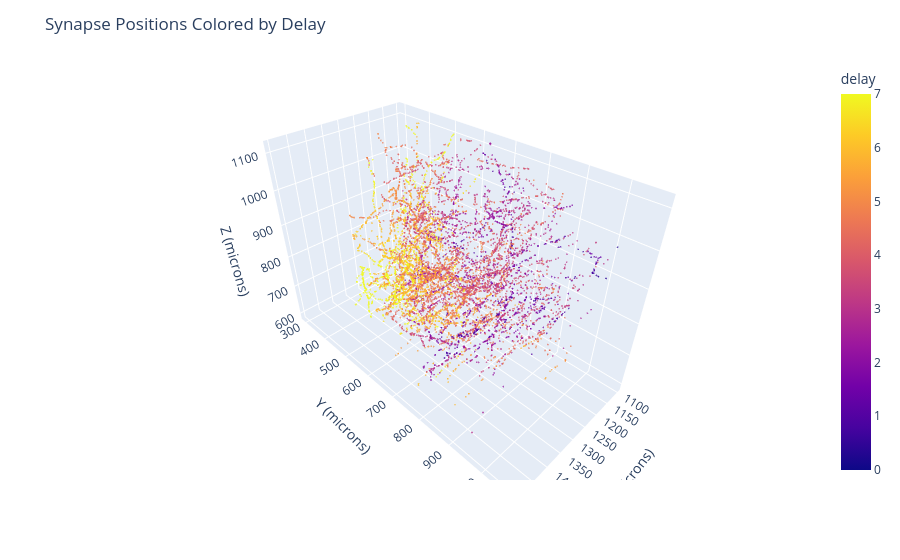

The code cell stored with this chart in its notebook:
### Code cell
#3.1 Create 3d scatter plot of synapse positions, colored by delay unmyelin.

import plotly.express as px

# Convert positions into separate columns
synapse_delay_df[['x', 'y', 'z']] = pd.DataFrame(synapse_delay_df['pre_pt_position'].tolist(), index=synapse_delay_df.index)


x_min, x_max = 1100, 1500
filtered_df = synapse_delay_df[
    (synapse_delay_df['x'] >= x_min) & (synapse_delay_df['x'] <= x_max)
]  


#filter based on cell type to include. cell_type_df has for pt_root_id, and use pre_pt_root_id in synapse_delay_df
# Example: only include if cell type is 23P
# cell_types_to_include = ['23P']  # Example cell types
# pt_root_ids_to_include = cell_type_df[cell_type_df['cell_type'].isin(cell_types_to_include)]['pt_root_id'].tolist()
# filtered_df = synapse_delay_df[synapse_delay_df['pre_pt_root_id'].isin(pt_root_ids_to_include)]

fig = px.scatter_3d(
    # synapse_delay_df,
    filtered_df,
    x='x', y='y', z='z',
    # color='delay_unmyelin',
    color = 'delay',
    # color_continuous_scale='viridis',
    size_max=2, opacity=0.7,
    range_color=[0, 7]
)

fig.update_traces(marker=dict(size=1))  # smaller points
fig.update_layout(
    scene=dict(
        xaxis_title='X (microns)',
        yaxis_title='Y (microns)',
        zaxis_title='Z (microns)'
    ),
    title='Synapse Positions Colored by Delay'
)

fig.show()

### Figure 1 — Plotly figure (JSON) as saved in the notebook; plotly's stock layout.template omitted (floating-point values rounded to 4 significant figures; data arrays with more than 128 entries replaced by an {"elided": "..."} marker saying what was removed)
{"data": [{"hovertemplate": "x=%{x}<br>y=%{y}<br>z=%{z}<br>delay=%{marker.color}<extra></extra>", "legendgroup": "", "marker": {"color": {"elided": "8890 float values"}, "coloraxis": "coloraxis", "opacity": 0.7, "size": 1, "symbol": "circle"}, "mode": "markers", "name": "", "scene": "scene", "showlegend": false, "type": "scatter3d", "x": {"elided": "8890 float values"}, "y": {"elided": "8890 float values"}, "z": {"elided": "8890 float values"}}], "layout": {"coloraxis": {"cmax": 7, "cmin": 0, "colorbar": {"title": {"text": "delay"}}, "colorscale": [[0, "#0d0887"], [0.1111, "#46039f"], [0.2222, "#7201a8"], [0.3333, "#9c179e"], [0.4444, "#bd3786"], [0.5556, "#d8576b"], [0.6667, "#ed7953"], [0.7778, "#fb9f3a"], [0.8889, "#fdca26"], [1, "#f0f921"]]}, "legend": {"tracegroupgap": 0}, "margin": {"t": 60}, "scene": {"domain": {"x": [0, 1], "y": [0, 1]}, "xaxis": {"title": {"text": "X (microns)"}}, "yaxis": {"title": {"text": "Y (microns)"}}, "zaxis": {"title": {"text": "Z (microns)"}}}, "title": {"text": "Synapse Positions Colored by Delay"}}}
